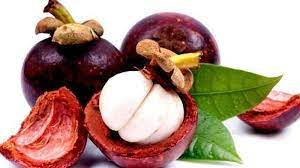
#> input picture praktikum/miroring/images2.jpg, 300 x 168 px, found by its file name
$ python miroring.py
#> lines starting #> are read from the running program, lines starting #| are printed output that depends on the picture
import numpy as np
import imageio.v2 as img
import matplotlib.pyplot as plt

path = 'C://SMT_5//Pengolahan_Citra//praktikum//images2.jpg'
image = img.imread(path)
#> image is the input picture: shape (168, 300, 3); mean R, G, B 179, 149.5, 137.6

height, width = image.shape[:2]
#> height = 168; width = 300
horizontal = np.zeros_like(image)
vertical = np.zeros_like(image)

for y in range(height):
    for x in range(width):
        horizontal[y, x] = image[y, width - 1 - x]
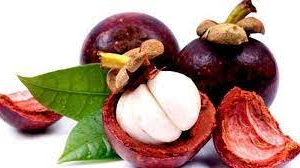
#> horizontal: shape (168, 300, 3); mean R, G, B 179, 149.5, 137.6

for y in range(height):
    for x in range(width):
        vertical[y, x] = image[height - 1-y, x]
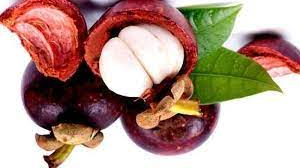
#> vertical: shape (168, 300, 3); mean R, G, B 179, 149.5, 137.6

plt.figure(figsize=(10, 5))

plt.subplot(1, 3, 1)
plt.imshow(image)

plt.subplot(1, 3, 2)
plt.imshow(horizontal)

plt.subplot(1, 3, 3)
plt.imshow(vertical)

plt.show()
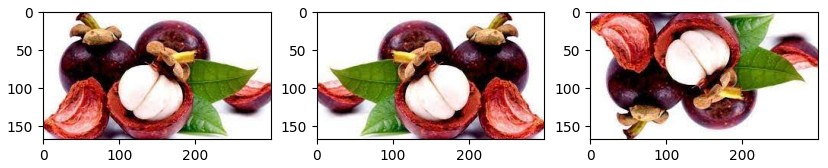
#> figure drawn by matplotlib, 3 panels

$ run again, with praktikum/miroring/miroring.png saved as praktikum/miroring/images2.jpg
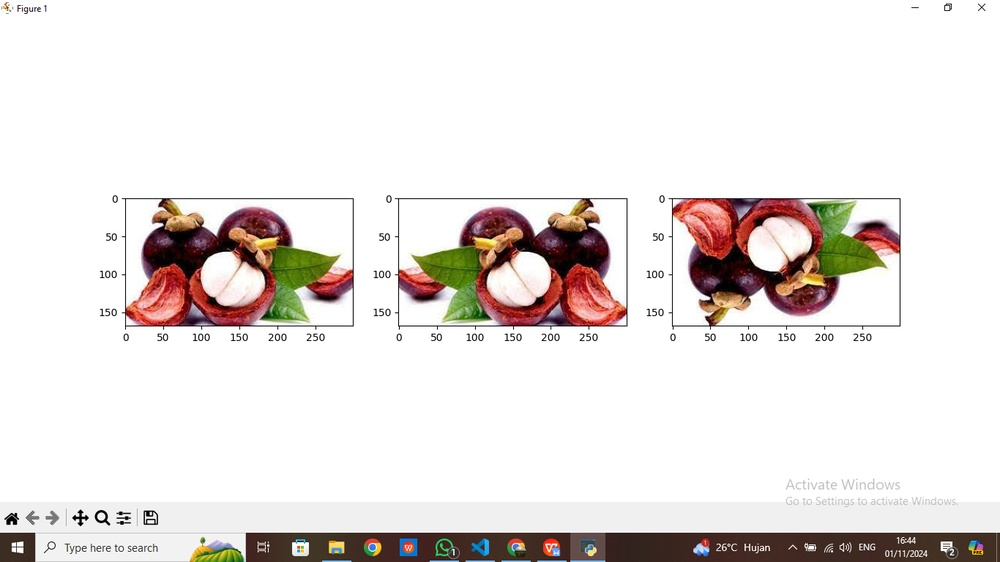
#> input picture praktikum/miroring/miroring.png, 1000 x 562 px, shrunk from 1366 x 768 before the run, found by its file name
#> image is the input picture: shape (562, 1000, 3); mean R, G, B 232.8, 227.6, 225.3
#> after the loop `for y in range(height):`:
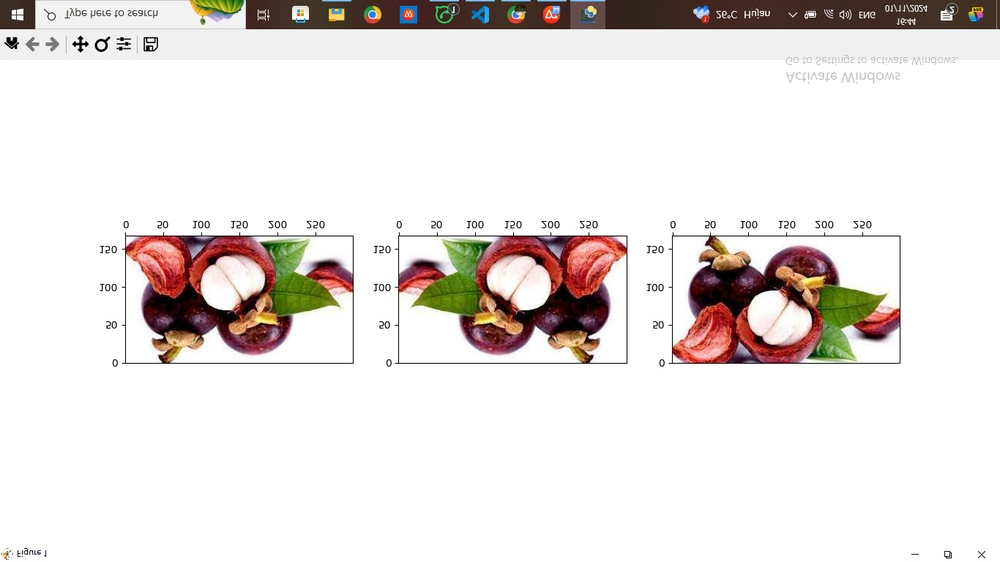
#> vertical: shape (562, 1000, 3); mean R, G, B 232.8, 227.6, 225.3
#> `plt.show()`:
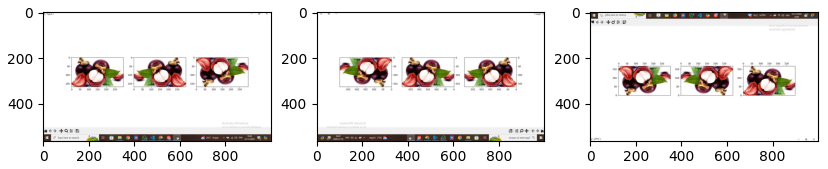
#> figure drawn by matplotlib, 3 panels

$ run again, with praktikum/miroring/miroring2.png saved as praktikum/miroring/images2.jpg
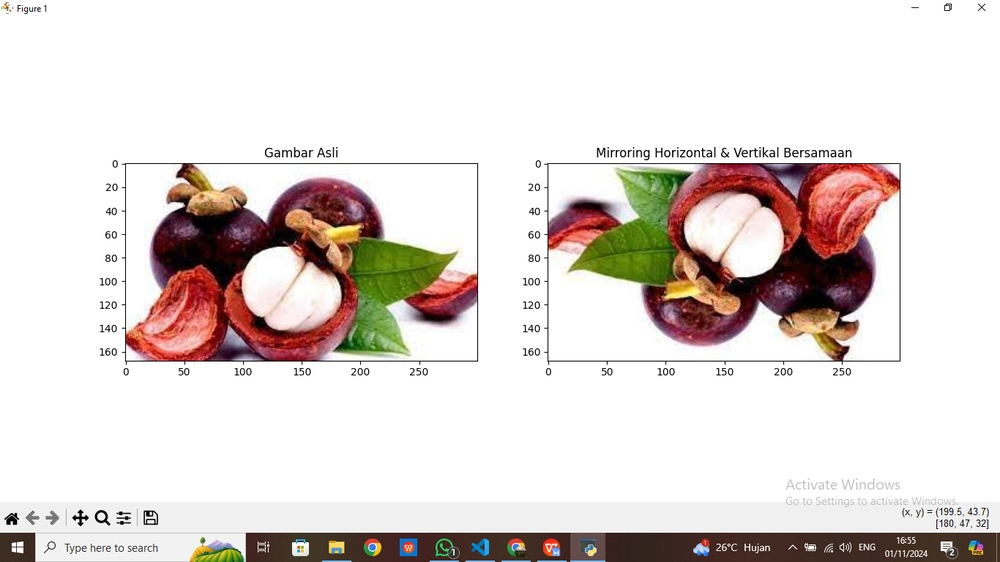
#> input picture praktikum/miroring/miroring2.png, 1000 x 562 px, shrunk from 1366 x 768 before the run, found by its file name
#> image is the input picture: shape (562, 1000, 3); mean R, G, B 225.2, 217.3, 213.9
#> after the loop `for y in range(height):`:
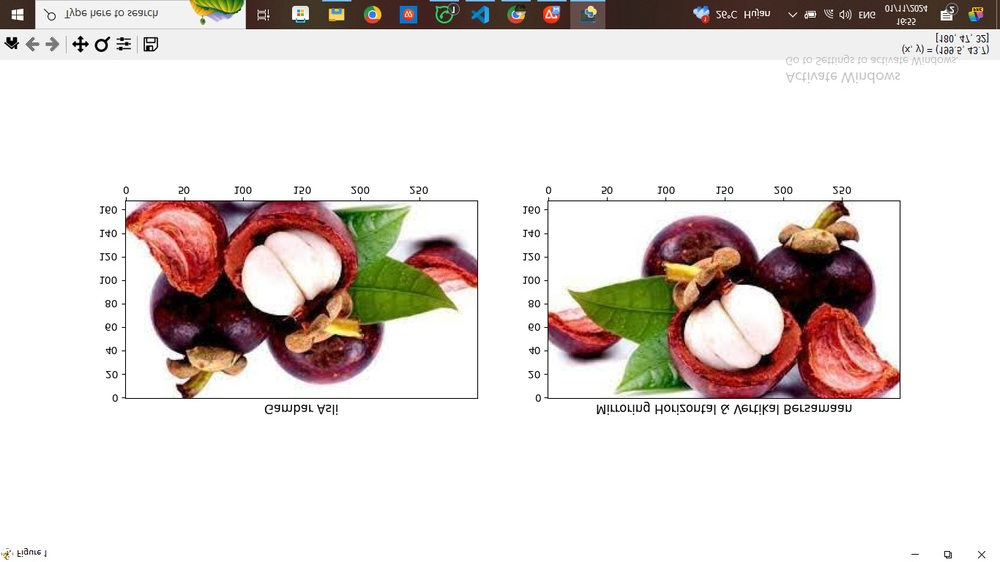
#> vertical: shape (562, 1000, 3); mean R, G, B 225.2, 217.3, 213.9
#> `plt.show()`:
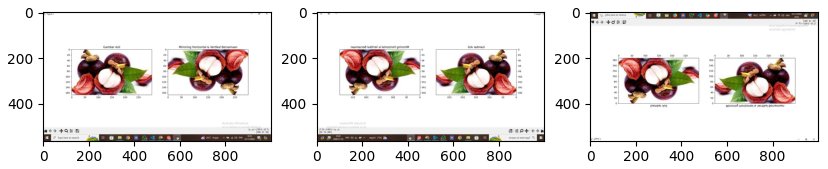
#> figure drawn by matplotlib, 3 panels
